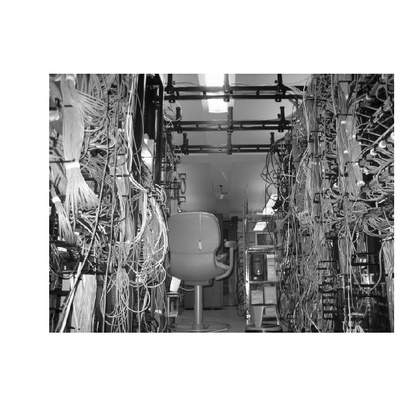
%> input picture HW11/11HW2_PatchPanelsGrey.jpeg, 420 x 419 px, shrunk from 666 x 665 before the run
$ octave HW02.m   (GNU Octave 9; MATLAB toolbox functions it lacks are replaced by stand-ins)
%> lines starting %> are read from the running program, lines starting %| are printed output that depends on the picture; in (x1, y1, x2, y2) boxes, pixels count from 0 and x2, y2 are one past the last pixel; in counts of white or black regions, pixels touching at a corner belong together; the program's own positions count from 1
clear; clc; close all;

G = double(imread('11HW2_PatchPanelsGrey.jpeg'));
%> G: size 419x420x3 double; min 0, max 255, mean 180; mean of the top-left, top-right, bottom-left and bottom-right quarters 189.2, 169.9, 192.4, 168.5
I = double(imread('11HW2_PatchPanels.jpg'));
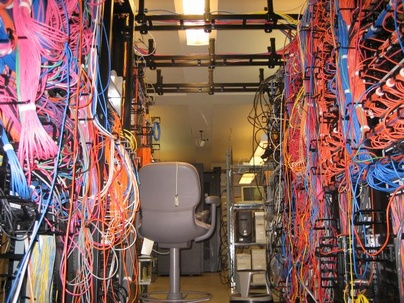
%> input picture HW11/11HW2_PatchPanels.jpg, 404 x 303 px, shrunk from 640 x 480 before the run


figure; imshow(uint8(G));
title(['Original (Grey)']);
figure; imshow(uint8(I));
title(['Original (Color)']);

k = [2, 5, 10, 15, 20];
for i = 1:5
% 灰階
G_reshape = reshape(G, [size(G, 1)*size(G, 2), 3]);
% k-means
opts = statset('Display', 'final');
[idx, C] = kmeans(G_reshape, k(i), 'Distance', 'cityblock',...
    'Replicates', 5, 'Options', opts);
%> C = [255 255 255; 99 99 99]

G_kmeans = reshape(idx, [size(G, 1) size(G, 2)]);
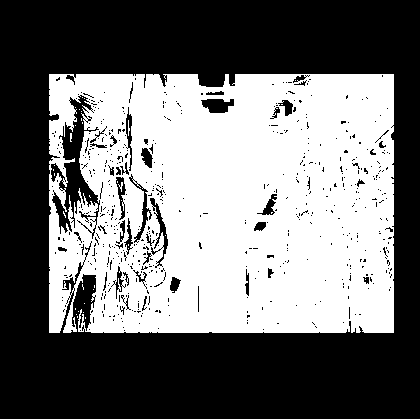
%> G_kmeans: size 419x420 double; values 1 (black) and 2 (white), 45.5% white; 37 white regions (36 under 20 px), largest, box (x1, y1, x2, y2) and area: (49, 74, 394, 333) 80034
% figure; imshow(uint8((G_kmeans-1).*255./4));

% 算出同類的色彩平均
avg = zeros(length(k(i)), 3);
fprintf('run\n');
for j = 1:k(i)
    sum = zeros(1, 3);
    n = 0;
    for m = 1:length(idx)
        if idx(m)==j
            sum = sum + G_reshape(m, :);
            n = n + 1;
        end
        avg(j, 1:3) = sum/n;
    end
    fprintf('...\n');
end
%> after the loop, avg = [250 250 250; 96.29 96.29 96.29]
% 換成平均的顏色
fprintf('run\n');
G_reshape_avg = G_reshape;
for j = 1:k(i)
    for m = 1:length(idx)
        if idx(m) == j
            G_reshape_avg(m, :) = avg(j, :);
        end
    end
end

G_kmeans_avg = reshape(G_reshape_avg, [size(G, 1) size(G, 2), 3]);

figure; imshow(uint8(G_kmeans_avg));
title(['k = ', num2str(k(i)), ' (Grey)']);
imwrite(uint8(G_kmeans_avg), ['k=', num2str(k(i)),'(Grey).jpg']);


% 彩色
I_reshape = reshape(I, [size(I, 1)*size(I, 2), 3]);
% k-means
opts = statset('Display', 'final');
[idx2, C2_1] = kmeans(I_reshape, k(i), 'Distance', 'cityblock',...
    'Replicates', 5, 'Options', opts);
%> C2_1 = [75 52 44; 175 128 118]
I_kmeans = reshape(idx2, [size(I, 1) size(I, 2)]);
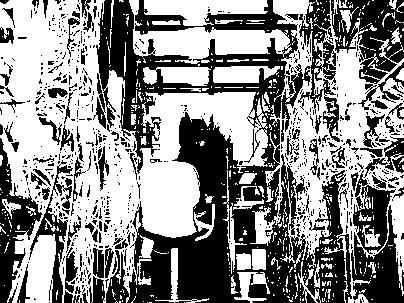
%> I_kmeans: size 303x404 double; values 1 (black) and 2 (white), 54.7% white; 809 black regions (701 under 20 px), largest, box (x1, y1, x2, y2) and area: (96, 0, 352, 303) 33391, (351, 170, 404, 303) 3991, (331, 0, 404, 84) 3489
% figure; imshow(uint8((I_kmeans-1).*255./4));

% 算出同類的色彩平均
avg2 = zeros(length(k(i)), 3);
fprintf('run\n');
for j = 1:k(i)
    sum = zeros(1, 3);
    n = 0;
    for m = 1:length(idx2)
        if idx2(m)==j
            sum = sum + I_reshape(m, :);
            n = n + 1;
        end
        avg2(j, 1:3) = sum/n;
    end
    fprintf('...\n');
end
%> after the loop, avg2 = [77.53 52.19 46.16; 178.9 134.6 128.9]
% 換成平均的顏色
fprintf('run\n');
I_reshape_avg = I_reshape;
for j = 1:k(i)
    for m = 1:length(idx2)
        if idx2(m) == j
            I_reshape_avg(m, :) = avg2(j, :);
        end
    end
end

I_kmeans_avg = reshape(I_reshape_avg, [size(I, 1) size(I, 2), 3]);
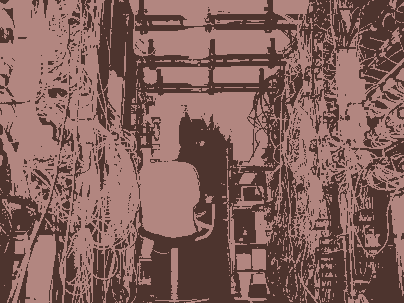
%> I_kmeans_avg: size 303x404x3 double; mean R, G, B 133, 97.3, 91.5; mean of the top-left, top-right, bottom-left and bottom-right quarters 118.3, 108.2, 110.4, 92.3

figure; imshow(uint8(I_kmeans_avg));
title(['k = ', num2str(k(i)), ' (Color)']);
imwrite(uint8(I_kmeans_avg), ['k=', num2str(k(i)),'(Color).jpg']);
%> (the run ends here)
